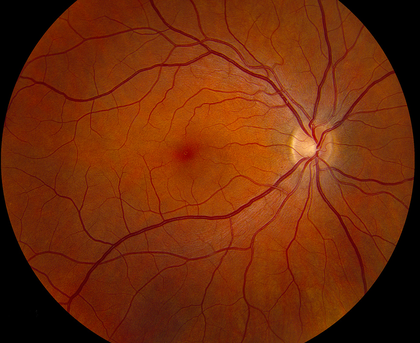
%> input picture ODSeg/PicsDawg/fundus3.png, 420 x 343 px, shrunk from 1096 x 896 before the run
$ octave mainRun.m   (GNU Octave 9; MATLAB toolbox functions it lacks are replaced by stand-ins)
%> lines starting %> are read from the running program, lines starting %| are printed output that depends on the picture; in (x1, y1, x2, y2) boxes, pixels count from 0 and x2, y2 are one past the last pixel; in counts of white or black regions, pixels touching at a corner belong together; the program's own positions count from 1
### ODSeg/FMask.m
function [BW, maskedRGBImage] = FMask(RGB)
%createMask  Threshold RGB image using auto-generated code from colorThresholder app.
%  [BW,MASKEDRGBIMAGE] = createMask(RGB) thresholds image RGB using
%  auto-generated code from the colorThresholder App. The colorspace and
%  minimum/maximum values for each channel of the colorspace were set in the
%  App and result in a binary mask BW and a composite image maskedRGBImage,
%  which shows the original RGB image values under the mask BW.

% Auto-generated by colorThresholder app on 25-Nov-2014
%------------------------------------------------------


% Convert RGB image to chosen color space
I = RGB;

% Define thresholds for channel 1 based on histogram settings
channel1Min = 0.000;
channel1Max = 255.000;

% Define thresholds for channel 2 based on histogram settings
channel2Min = 176.000;
channel2Max = 255.000;

% Define thresholds for channel 3 based on histogram settings
channel3Min = 0.000;
channel3Max = 255.000;

% Create mask based on chosen histogram thresholds
BW = (I(:,:,1) >= channel1Min ) & (I(:,:,1) <= channel1Max) & ...
    (I(:,:,2) >= channel2Min ) & (I(:,:,2) <= channel2Max) & ...
    (I(:,:,3) >= channel3Min ) & (I(:,:,3) <= channel3Max);

% Initialize output masked image based on input image.
maskedRGBImage = RGB;

% Set background pixels where BW is false to zero.
maskedRGBImage(repmat(~BW,[1 1 3])) = 0;

### ODSeg/getCenterPoint.m
function [x, y] = getCenterPoint(binary_image)
[x,y]=size(binary_image); %x is height
%y is width
height = [];
width = [];
for i = 1:x,

    for j = 1:y,

        if binary_image(i, j) == 1

            height(end + 1) = i;
            width(end + 1) = j;

        end

    end

end

%now we need to find the first place in which we get a value
top_bound = min(height);
bottom_bound = max(height);
left_bound = min(width);
right_bound = max(width);

disp(top_bound);
disp(bottom_bound);


vertical_average = (top_bound + bottom_bound) / 2
horizontal_average = (left_bound + right_bound) / 2

x = horizontal_average;
y = vertical_average;


### ODSeg/mainRun.m
figure,
img = imread('fundus3.png');
%> img is the input picture: size 343x420x3 uint8; mean R, G, B 112.5, 43.7, 9.8
%gray = rgb2gray(img);
%J = imadjust(gray);
im = im2bw(img);
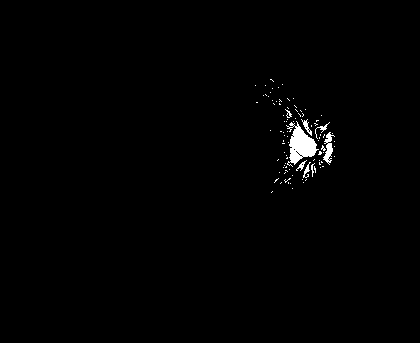
%> im: size 343x420 logical; 0.91% white; 93 white regions (85 under 20 px), largest, box (x1, y1, x2, y2) and area: (286, 121, 319, 167) 709, (323, 132, 335, 165) 176, (301, 119, 312, 136) 59

[bw, maskedRGBImage] = FMask(img);
%> in FMask, `BW = (I(:,:,1) >= channel1Min ) & (I(:,:,1) <= channel1Max) & (I(:,:,2..`:
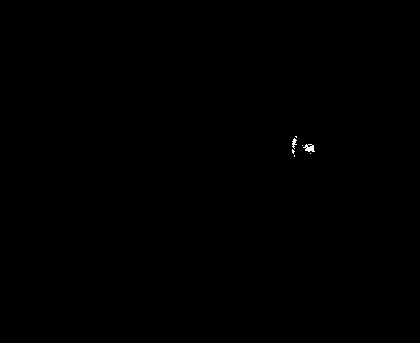
%> BW: size 343x420 logical; 0.07% white in thin lines or dots, all inside (x1, y1, x2, y2) = (292, 136, 315, 157)
%calls FMask to convert to binary
%uses best thresholds

BW2 = bwareaopen(bw, 6);
%> BW2: size 343x420 logical; 0.07% white; 3 white regions (1 under 20 px), largest, box (x1, y1, x2, y2) and area: (303, 144, 315, 152) 58, (292, 138, 297, 149) 29
%above stuff gets ride of noise, only keeps big chunks of OD

subplot(3,4,1);
imshow(BW2);
title('after');

subplot(3,4,2);
imshow(masked_image);
%> (this line was passed over: masked_image is not available in this run)
title('before');

% just to double check everything is correct
% [x,y]=size(BW2); need height and width
% disp(x);
% disp(y);

%takes our thresholded image and find the center of the OD
[x, y] = getCenterPoint(BW2);
%> after the loop in getCenterPoint, `for i = 1:x,`: height = 96 values from 139 to 154; width = 96 values, max 315 at index 93, min 293 at index 9, mean 303.9
%> in getCenterPoint, `top_bound = min(height);`: top_bound = 139
%> in getCenterPoint, `bottom_bound = max(height);`: bottom_bound = 154
%> in getCenterPoint, `left_bound = min(width);`: left_bound = 293
%> in getCenterPoint, `right_bound = max(width);`: right_bound = 315
%| 139
%| 154
%> in getCenterPoint, `vertical_average = (top_bound + bottom_bound) / 2`: vertical_average = 146.5
%> in getCenterPoint, `horizontal_average = (left_bound + right_bound) / 2`: horizontal_average = 304
%> in getCenterPoint, `y = vertical_average;`: y = 146.5
%> x = 304; y = 146.5
disp(x);
%| 304

imagesc(img);
hold on;
imshow(plot(x, y,'*')); %shows our detected center
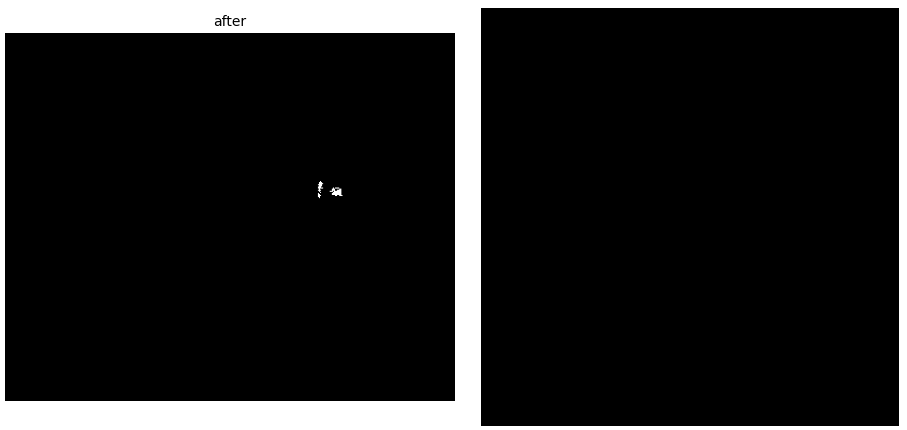
%> figure redrawn from the program's plot data, 2 panels

%NOW WE NEED TO MAKE AN ROI AROUND THE OD
%the roi is necessary because the OD finder algorithm used
%is SUPA time intensive so we only wnat it to work on the area we need!

$ run again, with ODSeg/PicsDawg/fundus2.png copied over ODSeg/PicsDawg/fundus3.png
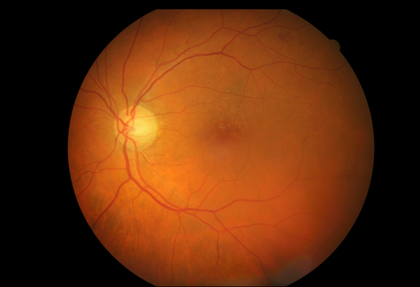
%> input picture ODSeg/PicsDawg/fundus2.png, 420 x 287 px, shrunk from 1372 x 938 before the run
%> img is the input picture: size 287x420x3 uint8; mean R, G, B 95.5, 44.4, 13
%> `im = im2bw(img);`:
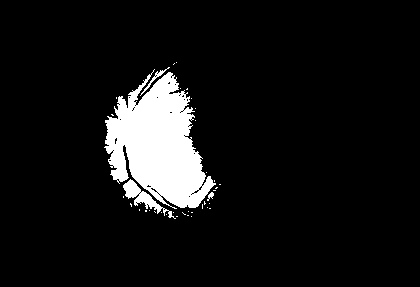
%> im: size 287x420 logical; 8% white; 38 white regions (34 under 20 px), largest, box (x1, y1, x2, y2) and area: (104, 69, 216, 209) 8936, (123, 179, 176, 219) 527, (140, 67, 170, 96) 94, (207, 192, 214, 201) 31
%> BW: size 287x420 logical; 0.57% white; 3 white regions (2 under 20 px), largest, box (x1, y1, x2, y2) and area: (129, 108, 158, 145) 677
%> after the loop in getCenterPoint, `for i = 1:x,`: height = 691 values from 109 to 145; width = 691 values, max 158 at index 343, min 126 at index 134, mean 143.9
%> top_bound = 109
%> bottom_bound = 145
%> left_bound = 126
%> right_bound = 158
%| 109
%| 145
%> vertical_average = 127
%> horizontal_average = 142
%> in getCenterPoint, `y = vertical_average;`: y = 127
%> `[x, y] = getCenterPoint(BW2);`: x = 142; y = 127
%| 142
%> `imshow(plot(x, y,'*'));`:
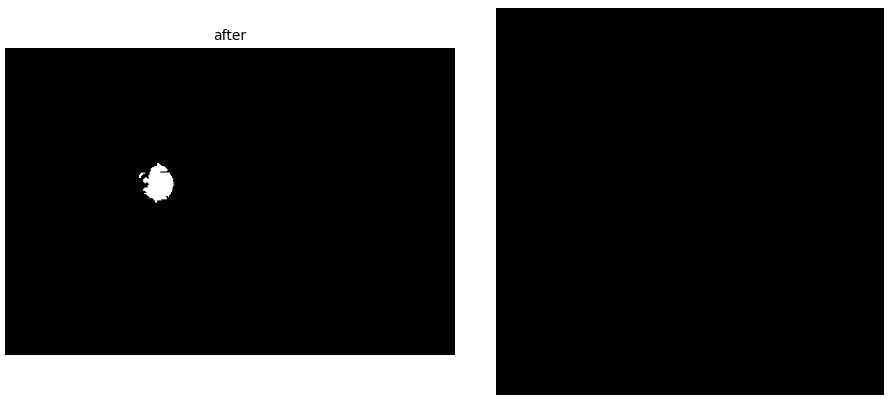
%> figure redrawn from the program's plot data, 2 panels

$ run again, with ODSeg/PicsDawg/fundus4.png copied over ODSeg/PicsDawg/fundus3.png
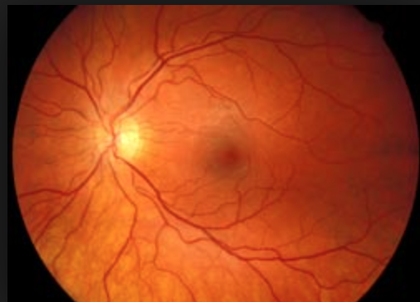
%> input picture ODSeg/PicsDawg/fundus4.png, 420 x 302 px, shrunk from 506 x 364 before the run
%> img is the input picture: size 302x420x3 uint8; mean R, G, B 158.2, 62.5, 26.9
%> `im = im2bw(img);`:
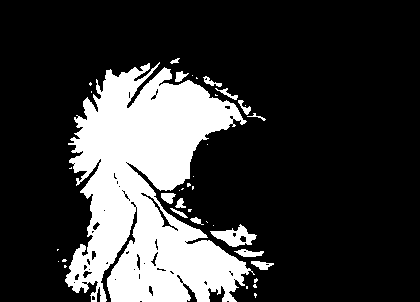
%> im: size 302x420 logical; 22.2% white; 38 white regions (24 under 20 px), largest, box (x1, y1, x2, y2) and area: (65, 62, 255, 302) 26615, (210, 224, 257, 247) 507, (234, 249, 264, 257) 145
%> BW: size 302x420 logical; 0.92% white; 4 white regions (2 under 20 px), largest, box (x1, y1, x2, y2) and area: (115, 118, 150, 161) 1003, (97, 129, 112, 151) 151
%> after the loop in getCenterPoint, `for i = 1:x,`: height = 1167 values from 115 to 161; width = 1167 values, max 150 at index 473, min 98 at index 321, mean 127.7
%> top_bound = 115
%> bottom_bound = 161
%> left_bound = 98
%> right_bound = 150
%| 115
%| 161
%> vertical_average = 138
%> horizontal_average = 124
%> in getCenterPoint, `y = vertical_average;`: y = 138
%> `[x, y] = getCenterPoint(BW2);`: x = 124; y = 138
%| 124
%> `imshow(plot(x, y,'*'));`:
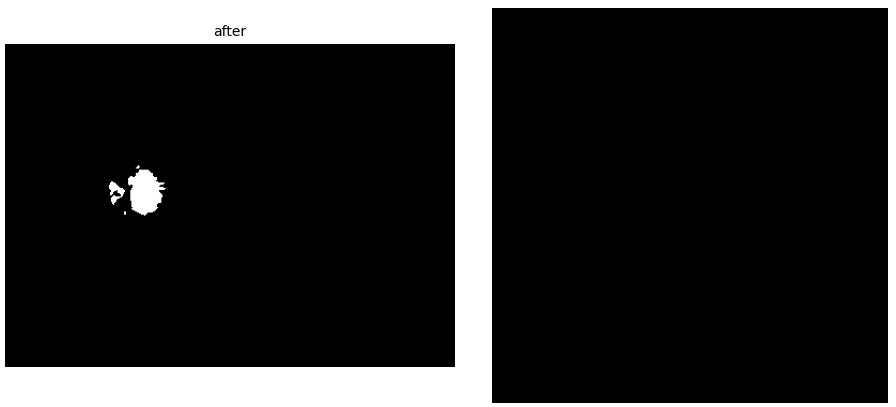
%> figure redrawn from the program's plot data, 2 panels

$ run again, with ODSeg/PicsDawg/fundus.png copied over ODSeg/PicsDawg/fundus3.png
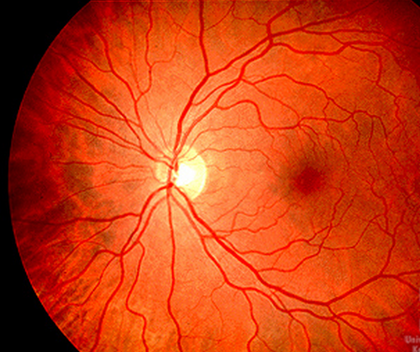
%> input picture ODSeg/PicsDawg/fundus.png, 420 x 352 px, shrunk from 666 x 558 before the run
%> img is the input picture: size 352x420x3 uint8; mean R, G, B 198.9, 61.7, 20
%> `im = im2bw(img);`:
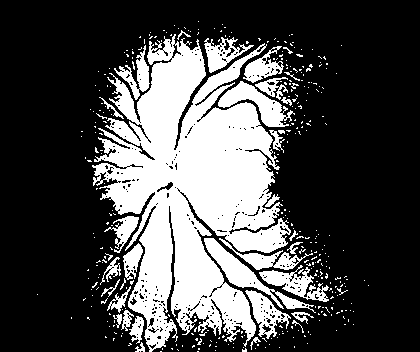
%> im: size 352x420 logical; 29.6% white; 373 white regions (337 under 20 px), largest, box (x1, y1, x2, y2) and area: (92, 34, 291, 352) 32369, (204, 238, 316, 313) 1526, (218, 81, 295, 127) 1296
%> BW: size 352x420 logical; 2% white; 82 white regions (72 under 20 px), largest, box (x1, y1, x2, y2) and area: (171, 123, 223, 202) 1842, (150, 161, 169, 191) 277, (172, 188, 198, 224) 141
%> after the loop in getCenterPoint, `for i = 1:x,`: height = 2900 values from 107 to 261; width = 2900 values, max 223 at index 1046, min 151 at index 2303, mean 187.1
%> top_bound = 107
%> bottom_bound = 261
%> left_bound = 151
%> right_bound = 223
%| 107
%| 261
%> vertical_average = 184
%> horizontal_average = 187
%> in getCenterPoint, `y = vertical_average;`: y = 184
%> `[x, y] = getCenterPoint(BW2);`: x = 187; y = 184
%| 187
%> `imshow(plot(x, y,'*'));`:
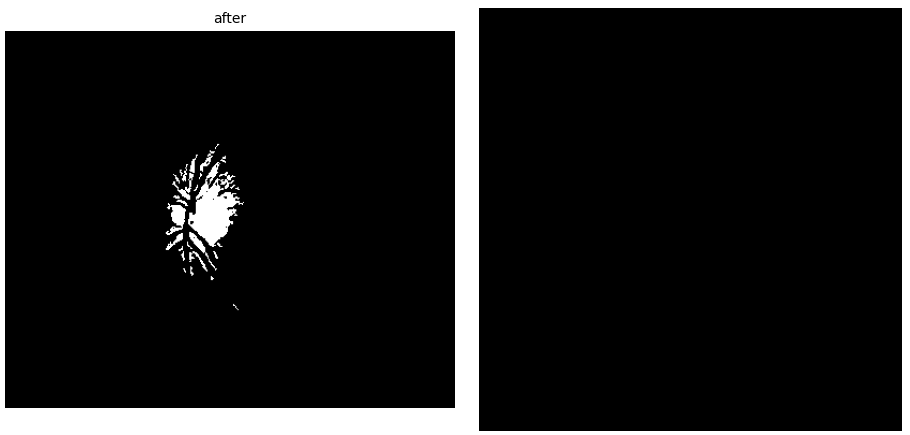
%> figure redrawn from the program's plot data, 2 panels
